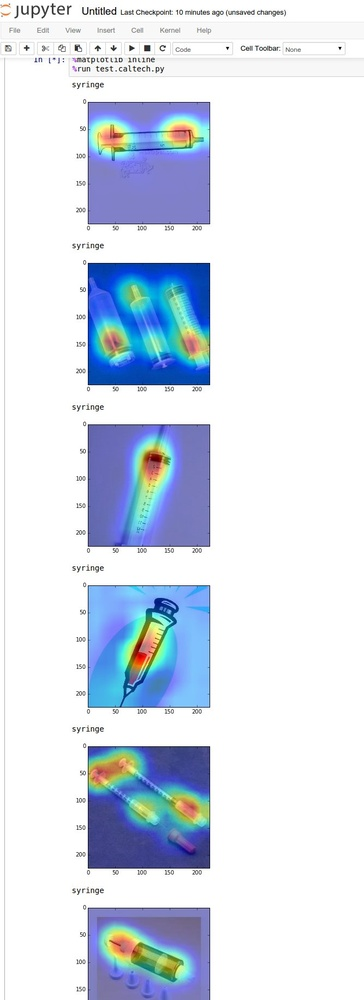
#> input picture ImagePreProcess/SDA/test/demo.jpg, 364 x 1000 px, shrunk from 667 x 1833 before the run
$ python test.py
#> lines starting #> are read from the running program, lines starting #| are printed output that depends on the picture
import cv2
import numpy as np
import random

img = cv2.imread('demo.jpg')
#> img is the input picture: shape (1000, 364, 3); mean B, G, R 236.4, 224.4, 216.2
cv2.imshow('test', img)
img[img > (img.min() + (img.max() - img.min()) * 0.2)] = 0
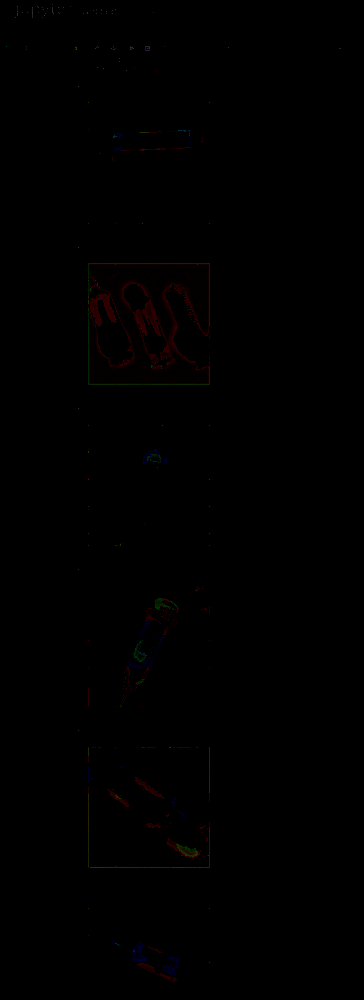
#> img: shape (1000, 364, 3); mean B, G, R 0.1, 0.1, 0.5
cv2.imshow('test1', img)
cv2.waitKey(0)
